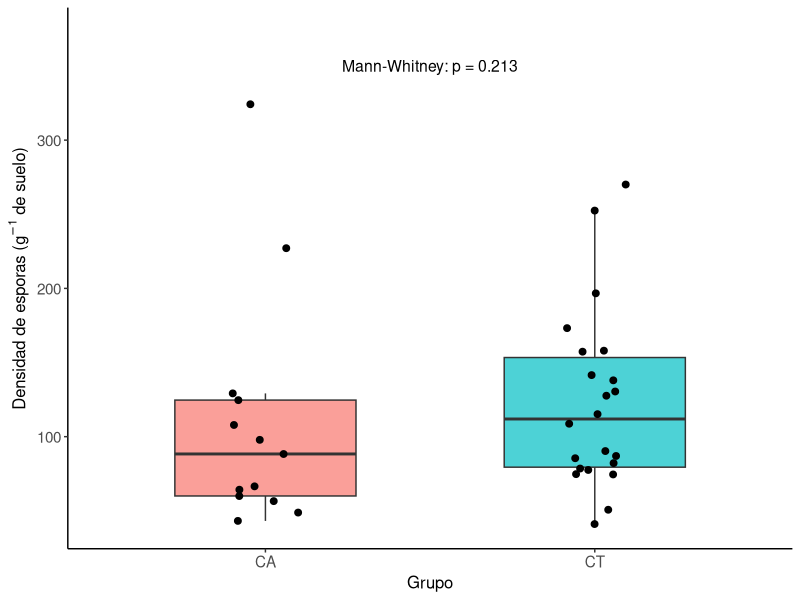
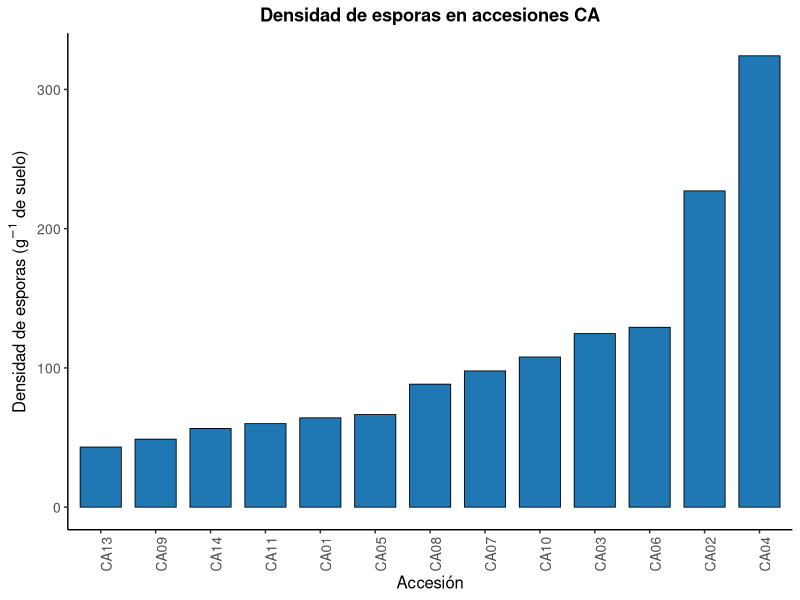
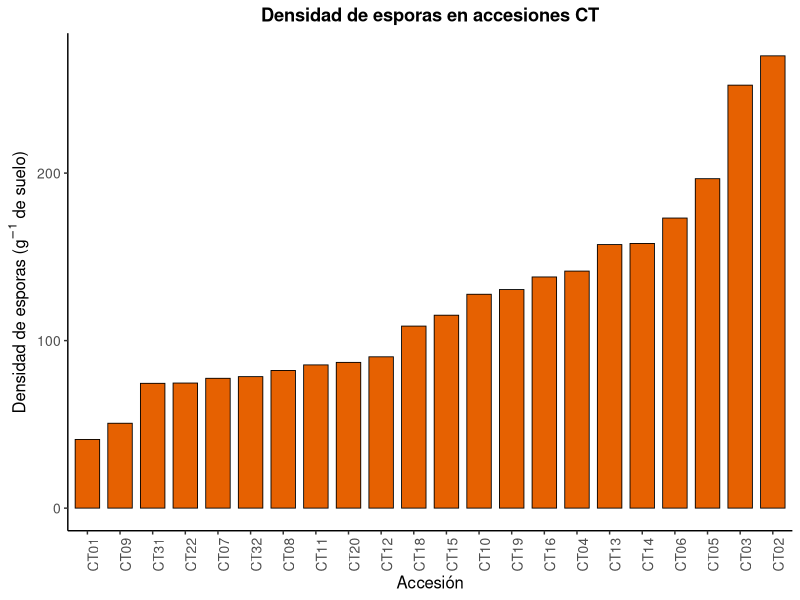
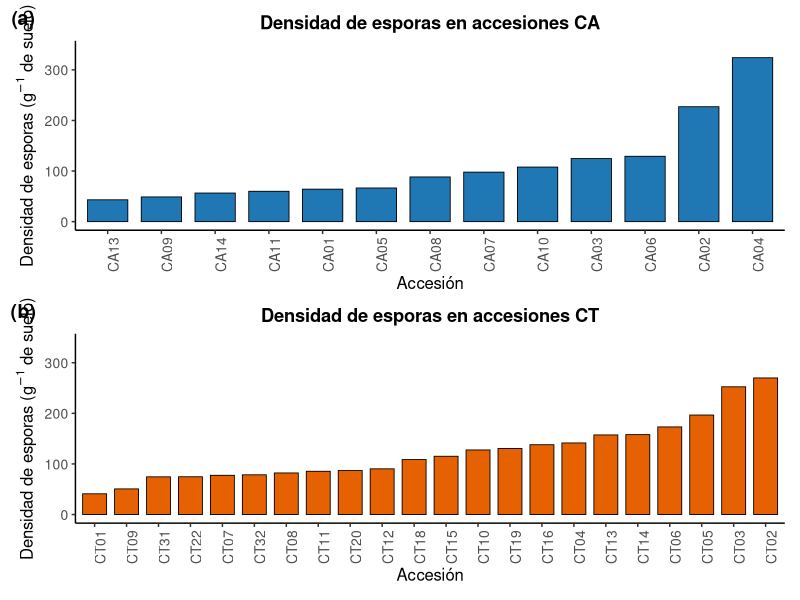
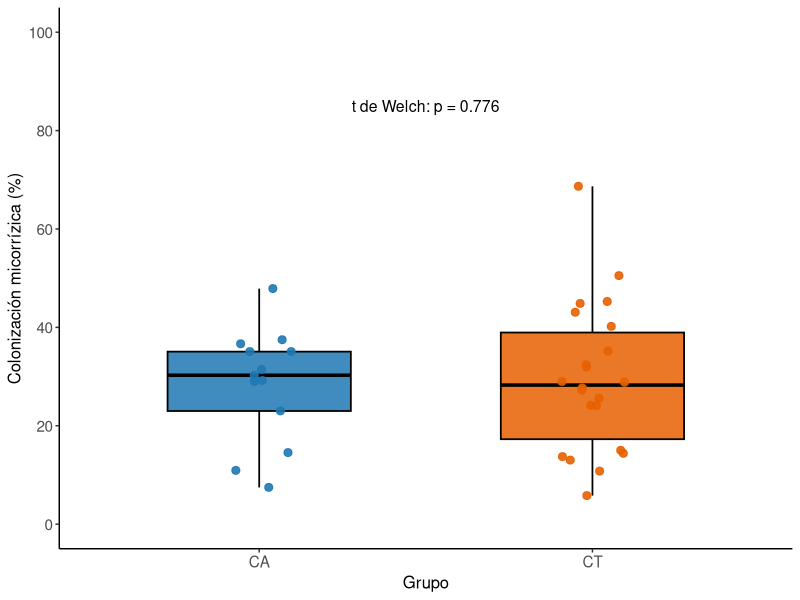
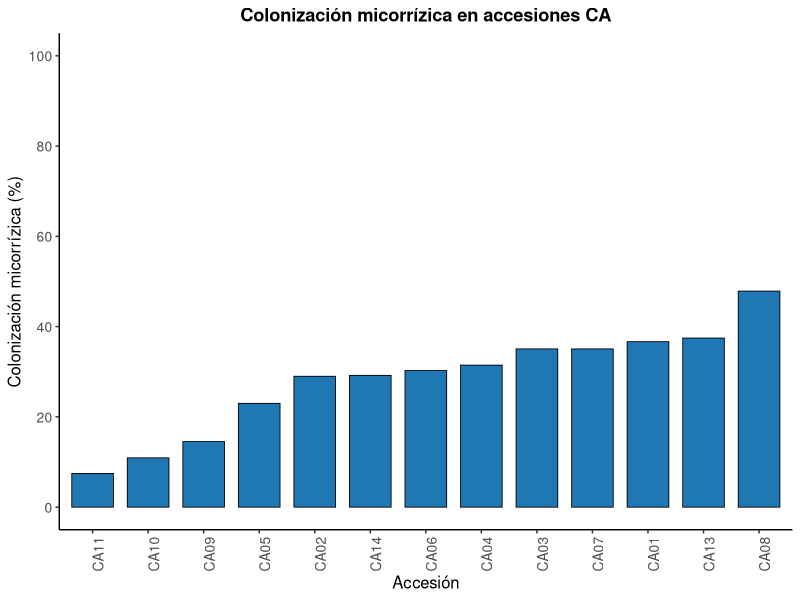
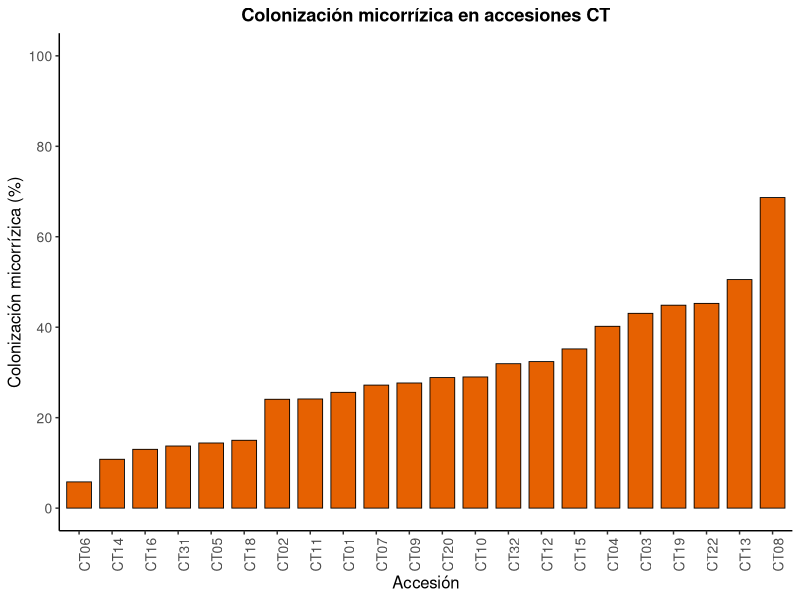
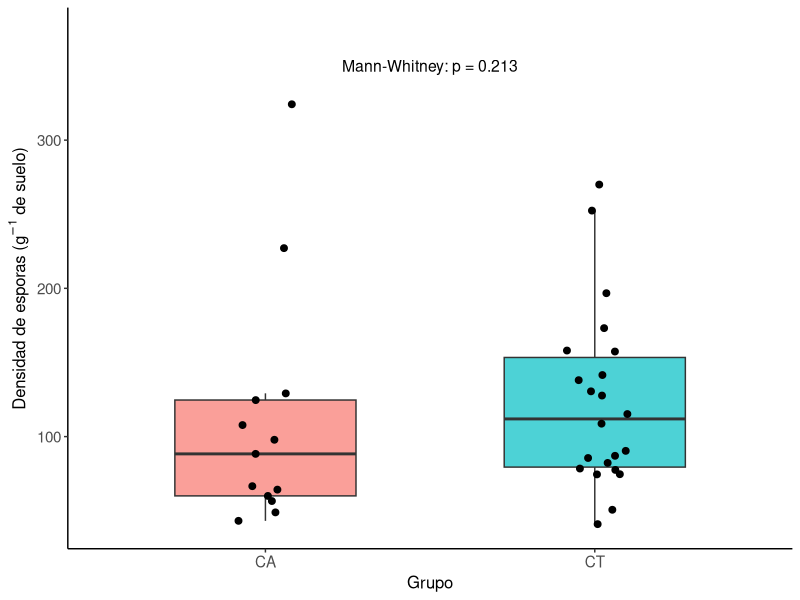

These figures' R source, in order: (Note: this script raises an error after producing the figures.)
## ---- chunk 1

library(readxl)
library(dplyr)
library(ggplot2)
library(readxl)
library(patchwork)


## ---- chunk 2

datos <- read_excel("data/densidad de esporas procesar.xlsx", 
    sheet = "Total_por_accesion")
View(datos)


datos <- datos %>%
  mutate(
    Densidad_esporas_g = `Total de esporas` / 6
  )

View(datos)

## ---- chunk 3


# Descriptivos generales
descriptivos_general <- datos %>%
  summarise(
    n = sum(!is.na(Densidad_esporas_g)),
    Media = mean(Densidad_esporas_g, na.rm = TRUE),
    DE = sd(Densidad_esporas_g, na.rm = TRUE),
    Mediana = median(Densidad_esporas_g, na.rm = TRUE),
    Minimo = min(Densidad_esporas_g, na.rm = TRUE),
    Maximo = max(Densidad_esporas_g, na.rm = TRUE)
  )

descriptivos_general


# Descriptivos por grupo
descriptivos_grupo <- datos %>%
  group_by(Grupo) %>%
  summarise(
    n = sum(!is.na(Densidad_esporas_g)),
    Media = mean(Densidad_esporas_g, na.rm = TRUE),
    DE = sd(Densidad_esporas_g, na.rm = TRUE),
    Mediana = median(Densidad_esporas_g, na.rm = TRUE),
    Minimo = min(Densidad_esporas_g, na.rm = TRUE),
    Maximo = max(Densidad_esporas_g, na.rm = TRUE)
  )

descriptivos_grupo

## ---- chunk 4

# Grupo CA
shapiro_CA <- shapiro.test(
  datos$Densidad_esporas_g[datos$Grupo == "CA"]
)

shapiro_CA


# Grupo CT
shapiro_CT <- shapiro.test(
  datos$Densidad_esporas_g[datos$Grupo == "CT"]
)

shapiro_CT

## ---- chunk 5

mann_whitney <- wilcox.test(
  Densidad_esporas_g ~ Grupo,
  data = datos,
  exact = FALSE
)

mann_whitney


## ---- chunk 6

p_valor <- mann_whitney$p.value

fig_boxplot <- ggplot(
  datos,
  aes(
    x = Grupo,
    y = Densidad_esporas_g,
    fill = Grupo
  )
) +
  geom_boxplot(
    width = 0.55,
    outlier.shape = NA,
    alpha = 0.7
  ) +
  geom_jitter(
    width = 0.10,
    size = 2
  ) +
  annotate(
    "text",
    x = 1.5,
    y = max(datos$Densidad_esporas_g, na.rm = TRUE) * 1.08,
    label = paste0(
      "Mann-Whitney: p = ",
      format.pval(p_valor, digits = 3)
    ),
    size = 4
  ) +
  expand_limits(
    y = max(datos$Densidad_esporas_g, na.rm = TRUE) * 1.15
  ) +
  labs(
    x = "Grupo",
    y = expression(
      "Densidad de esporas (g"^{-1}*" de suelo)"
    )
  ) +
  theme_classic() +
  theme(
    legend.position = "none",
    axis.title = element_text(size = 12),
    axis.text = element_text(size = 11)
  )

fig_boxplot



# Exportar

ggsave(
  filename = "manuscript/Figuras_Densidad_HMA/Figura_1_Boxplot_CA_vs_CT.tiff",
  plot = fig_boxplot,
  width = 16,
  height = 14,
  units = "cm",
  dpi = 600,
  compression = "lzw"
)

# ggsave(
#   filename = "manuscript/Figuras_Densidad_HMA/Figura_1_Boxplot_CA_vs_CT.pdf",
#   plot = fig_boxplot,
#   width = 16,
#   height = 14,
#   units = "cm",
#   device = cairo_pdf
# )

## ---- chunk 7

fig_CA <- ggplot(
  filter(datos, Grupo == "CA"),
  aes(
    x = reorder(Accesión, Densidad_esporas_g),
    y = Densidad_esporas_g
  )
) +
  geom_col(
    width = 0.75,
    fill = "#1F78B4",
    color = "black",
    linewidth = 0.3
  ) +
  labs(
    x = "Accesión",
    y = expression(
      "Densidad de esporas (g"^{-1}*" de suelo)"
    ),
    title = "Densidad de esporas en accesiones CA"
  ) +
  theme_classic() +
  theme(
    axis.text.x = element_text(
      angle = 90,
      hjust = 1
    ),
    plot.title = element_text(
      hjust = 0.5,
      face = "bold"
    ),
    axis.title = element_text(size = 12),
    axis.text = element_text(size = 10)
  )

fig_CA


# Exportar

# ggsave(
#   filename = "manuscript/Figuras_Densidad_HMA/Figura_2_Densidad_CA.tiff",
#   plot = fig_CA,
#   width = 22,
#   height = 15,
#   units = "cm",
#   dpi = 600,
#   compression = "lzw"
# )

# ggsave(
#   filename = "manuscript/Figuras_Densidad_HMA/Figura_2_Densidad_CA.pdf",
#   plot = fig_CA,
#   width = 22,
#   height = 15,
#   units = "cm",
#   device = cairo_pdf
# )

## ---- chunk 8

fig_CT <- ggplot(
  filter(datos, Grupo == "CT"),
  aes(
    x = reorder(Accesión, Densidad_esporas_g),
    y = Densidad_esporas_g
  )
) +
  geom_col(
    width = 0.75,
    fill = "#E66101",
    color = "black",
    linewidth = 0.3
  ) +
  labs(
    x = "Accesión",
    y = expression(
      "Densidad de esporas (g"^{-1}*" de suelo)"
    ),
    title = "Densidad de esporas en accesiones CT"
  ) +
  theme_classic() +
  theme(
    axis.text.x = element_text(
      angle = 90,
      hjust = 1
    ),
    plot.title = element_text(
      hjust = 0.5,
      face = "bold"
    ),
    axis.title = element_text(size = 12),
    axis.text = element_text(size = 10)
  )

fig_CT

# exportar

# ggsave(
#   filename = "manuscript/Figuras_Densidad_HMA/Figura_3_Densidad_CT.tiff",
#   plot = fig_CT,
#   width = 22,
#   height = 15,
#   units = "cm",
#   dpi = 600,
#   compression = "lzw"
# )

# ggsave(
#   filename = "manuscript/Figuras_Densidad_HMA/Figura_3_Densidad_CT.pdf",
#   plot = fig_CT,
#   width = 22,
#   height = 15,
#   units = "cm",
#   device = cairo_pdf
# )

## ---- chunk 9

# Establecer la misma escala del eje Y para ambas figuras
limite_y <- max(datos$Densidad_esporas_g, na.rm = TRUE) * 1.05

fig_CA_final <- fig_CA +
  coord_cartesian(ylim = c(0, limite_y))

fig_CT_final <- fig_CT +
  coord_cartesian(ylim = c(0, limite_y))


# Combinar figuras verticalmente
fig_combinada <- (
  fig_CA_final /
  fig_CT_final
) +
  plot_annotation(
    tag_levels = "a",
    tag_prefix = "(",
    tag_suffix = ")"
  ) &
  theme(
    plot.tag = element_text(
      face = "bold",
      size = 14
    ),
    plot.tag.position = c(0.01, 0.99)
  )

# Visualizar
fig_combinada


# Exportar figura combinada
ggsave(
  filename = "manuscript/Figuras_Densidad_HMA/Figura_2_Densidad_CA_CT.tiff",
  plot = fig_combinada,
  width = 22,
  height = 28,
  units = "cm",
  dpi = 600,
  compression = "lzw",
  bg = "white"
)

## ---- chunk 10

library(readxl)
colonizacion <- read_excel("data/base_datos_tincion.xlsx", 
    sheet = "fb")
View(colonizacion)

## ---- chunk 11


# ============================================================
# 3. PREPARAR LOS DATOS DE COLONIZACIÓN
# ============================================================

colonizacion <- colonizacion %>%
  mutate(
    Accesión = gsub("_", "", muestra),
    Grupo = substr(Accesión, 1, 2)
  )


# ============================================================
# 4. PROMEDIO DE R1, R2 Y R3 POR ACCESIÓN
# ============================================================

colonizacion_promedio <- colonizacion %>%
  group_by(Accesión, Grupo) %>%
  summarise(
    Colonizacion = mean(porcentaje, na.rm =TRUE),
    .groups = "drop"
  )


# ============================================================
# 5. CONSERVAR SOLO LAS 35 ACCESIONES USADAS EN DENSIDAD
# ============================================================

colonizacion_analisis <- colonizacion_promedio %>%
  semi_join(
    datos %>% select(Accesión),
    by = "Accesión"
  ) %>%
  arrange(Grupo, Accesión)

View(colonizacion_analisis)


# Accesiones de densidad que no aparecen en colonización
anti_join(
  datos %>% distinct(Accesión),
  colonizacion_promedio %>% distinct(Accesión),
  by = "Accesión"
)

# Número de accesiones por grupo
colonizacion_analisis %>%
  count(Grupo)

# Verificar accesiones únicas
n_distinct(colonizacion_analisis$Accesión)

# ============================================================
# 6. ESTADÍSTICA DESCRIPTIVA GENERAL
# ============================================================

descriptivos_general <- colonizacion_analisis %>%
  summarise(
    n = n(),
    Media = mean(Colonizacion),
    DE = sd(Colonizacion),
    Mediana = median(Colonizacion),
    Minimo = min(Colonizacion),
    Maximo = max(Colonizacion)
  )

descriptivos_general


# ============================================================
# 7. ESTADÍSTICA DESCRIPTIVA POR GRUPO
# ============================================================

descriptivos_grupo <- colonizacion_analisis %>%
  group_by(Grupo) %>%
  summarise(
    n = n(),
    Media = mean(Colonizacion),
    DE = sd(Colonizacion),
    Mediana = median(Colonizacion),
    Minimo = min(Colonizacion),
    Maximo = max(Colonizacion)
  )

descriptivos_grupo


# ============================================================
# 8. NORMALIDAD: SHAPIRO-WILK
# ============================================================

shapiro_CA <- shapiro.test(
  colonizacion_analisis$Colonizacion[
    colonizacion_analisis$Grupo == "CA"
  ]
)

shapiro_CT <- shapiro.test(
  colonizacion_analisis$Colonizacion[
    colonizacion_analisis$Grupo == "CT"
  ]
)

shapiro_CA
shapiro_CT


# ============================================================
# 9. COMPARACIÓN CA vs CT
# t DE WELCH
# ============================================================

comparacion <- t.test(
  Colonizacion ~ Grupo,
  data = colonizacion_analisis,
  var.equal = FALSE
)

comparacion


# ============================================================
# 10. COLORES
# ============================================================

colores_grupo <- c(
  "CA" = "#1F78B4",
  "CT" = "#E66101"
)


# ============================================================
# ============================================================
# 11. BOXPLOT CA vs CT
# ============================================================

p_valor <- comparacion$p.value

fig_boxplot_col <- ggplot(
  colonizacion_analisis,
  aes(
    x = Grupo,
    y = Colonizacion,
    fill = Grupo
  )
) +
  geom_boxplot(
    width = 0.55,
    alpha = 0.85,
    color = "black",
    linewidth = 0.6,
    outlier.shape = NA
  ) +
  geom_jitter(
    aes(color = Grupo),
    width = 0.10,
    size = 2.4,
    alpha = 0.9,
    show.legend = FALSE
  ) +
  annotate(
    "text",
    x = 1.5,
    y = 85,
    label = paste0(
      "t de Welch: p = ",
      format.pval(p_valor, digits = 3)
    ),
    size = 4
  ) +
  scale_fill_manual(values = colores_grupo) +
  scale_color_manual(values = colores_grupo) +
  scale_y_continuous(
    limits = c(0, 100),
    breaks = seq(0, 100, 20)
  ) +
  labs(
    x = "Grupo",
    y = "Colonización micorrízica (%)"
  ) +
  theme_classic() +
  theme(
    legend.position = "none",
    axis.title = element_text(size = 12),
    axis.text = element_text(size = 11)
  )

fig_boxplot_col

# ============================================================
# ============================================================
# 12. COLONIZACIÓN POR ACCESIÓN - CA
# ============================================================

fig_CA_col <- ggplot(
  filter(colonizacion_analisis, Grupo == "CA"),
  aes(
    x = reorder(Accesión, Colonizacion),
    y = Colonizacion
  )
) +
  geom_col(
    width = 0.75,
    fill = "#1F78B4",
    color = "black",
    linewidth = 0.3
  ) +
  scale_y_continuous(
    limits = c(0, 100),
    breaks = seq(0, 100, 20)
  ) +
  labs(
    x = "Accesión",
    y = "Colonización micorrízica (%)",
    title = "Colonización micorrízica en accesiones CA"
  ) +
  theme_classic() +
  theme(
    axis.text.x = element_text(
      angle = 90,
      hjust = 1
    ),
    plot.title = element_text(
      hjust = 0.5,
      face = "bold"
    ),
    axis.title = element_text(size = 12),
    axis.text = element_text(size = 10)
  )

fig_CA_col

# ============================================================
# ============================================================
# 13. COLONIZACIÓN POR ACCESIÓN - CT
# ============================================================

fig_CT_col <- ggplot(
  filter(colonizacion_analisis, Grupo == "CT"),
  aes(
    x = reorder(Accesión, Colonizacion),
    y = Colonizacion
  )
) +
  geom_col(
    width = 0.75,
    fill = "#E66101",
    color = "black",
    linewidth = 0.3
  ) +
  scale_y_continuous(
    limits = c(0, 100),
    breaks = seq(0, 100, 20)
  ) +
  labs(
    x = "Accesión",
    y = "Colonización micorrízica (%)",
    title = "Colonización micorrízica en accesiones CT"
  ) +
  theme_classic() +
  theme(
    axis.text.x = element_text(
      angle = 90,
      hjust = 1
    ),
    plot.title = element_text(
      hjust = 0.5,
      face = "bold"
    ),
    axis.title = element_text(size = 12),
    axis.text = element_text(size = 10)
  )

fig_CT_col

# ============================================================
# 14. EXPORTAR FIGURAS EN ALTA CALIDAD
# ============================================================

# Crear carpeta de salida
dir.create(
  "Figuras_Colonizacion_HMA",
  showWarnings = FALSE
)

# ------------------------------------------------------------
# FIGURA 1. BOXPLOT CA vs CT
# ------------------------------------------------------------

ggsave(
  filename = "Figuras_Colonizacion_HMA/Figura_1_Boxplot_Colonizacion_CA_vs_CT.tiff",
  plot = fig_boxplot_col,
  width = 16,
  height = 14,
  units = "cm",
  dpi = 600,
  compression = "lzw",
  bg = "white"
)

ggsave(
  filename = "Figuras_Colonizacion_HMA/Figura_1_Boxplot_Colonizacion_CA_vs_CT.pdf",
  plot = fig_boxplot_col,
  width = 16,
  height = 14,
  units = "cm",
  device = cairo_pdf,
  bg = "white"
)

# ------------------------------------------------------------
# FIGURA 2. COLONIZACIÓN EN ACCESIONES CA
# ------------------------------------------------------------

ggsave(
  filename = "Figuras_Colonizacion_HMA/Figura_2_Colonizacion_CA.tiff",
  plot = fig_CA_col,
  width = 22,
  height = 15,
  units = "cm",
  dpi = 600,
  compression = "lzw",
  bg = "white"
)

ggsave(
  filename = "Figuras_Colonizacion_HMA/Figura_2_Colonizacion_CA.pdf",
  plot = fig_CA_col,
  width = 22,
  height = 15,
  units = "cm",
  device = cairo_pdf,
  bg = "white"
)

# ------------------------------------------------------------
# FIGURA 3. COLONIZACIÓN EN ACCESIONES CT
# ------------------------------------------------------------

ggsave(
  filename = "Figuras_Colonizacion_HMA/Figura_3_Colonizacion_CT.tiff",
  plot = fig_CT_col,
  width = 22,
  height = 15,
  units = "cm",
  dpi = 600,
  compression = "lzw",
  bg = "white"
)

ggsave(
  filename = "Figuras_Colonizacion_HMA/Figura_3_Colonizacion_CT.pdf",
  plot = fig_CT_col,
  width = 22,
  height = 15,
  units = "cm",
  device = cairo_pdf,
  bg = "white"
)



ggsave(
  "Figuras_Colonizacion_HMA/Figura_1_Boxplot_Colonizacion_CA_vs_CT.png",
  plot = fig_boxplot_col,
  width = 16,
  height = 14,
  units = "cm",
  dpi = 600,
  bg = "white"
)

ggsave(
  "Figuras_Colonizacion_HMA/Figura_2_Colonizacion_CA.png",
  plot = fig_CA_col,
  width = 22,
  height = 15,
  units = "cm",
  dpi = 600,
  bg = "white"
)

ggsave(
  "Figuras_Colonizacion_HMA/Figura_3_Colonizacion_CT.png",
  plot = fig_CT_col,
  width = 22,
  height = 15,
  units = "cm",
  dpi = 600,
  bg = "white"
)


## ---- chunk 12

getwd()

# Posición automática del texto
x_texto <- max(datos_cor$Densidad_esporas_g, na.rm = TRUE) * 0.98
y_texto <- max(datos_cor$Colonizacion, na.rm = TRUE) * 0.98

# Etiqueta con resultados de Spearman
etiqueta_cor <- paste0(
  "General: \u03c1 = ", sprintf("%.3f", rho_general),
  "; p = ", sprintf("%.3f", p_general),
  "\nCA: \u03c1 = ", sprintf("%.3f", rho_CA),
  "; p = ", sprintf("%.3f", p_CA),
  "\nCT: \u03c1 = ", sprintf("%.3f", rho_CT),
  "; p = ", sprintf("%.3f", p_CT)
)

# Guardar gráfico en un objeto
fig_correlacion <- ggplot(
  datos_cor,
  aes(
    x = Densidad_esporas_g,
    y = Colonizacion,
    color = Grupo
  )
) +
  geom_point(
    size = 3,
    alpha = 0.85
  ) +
  annotate(
    "text",
    x = x_texto,
    y = y_texto,
    label = etiqueta_cor,
    hjust = 1,
    vjust = 1,
    size = 4
  ) +
  scale_color_manual(
    values = c(
      "CA" = "#1F78B4",
      "CT" = "#E66101"
    )
  ) +
  scale_x_continuous(
    expand = expansion(mult = c(0.05, 0.05))
  ) +
  scale_y_continuous(
    expand = expansion(mult = c(0.05, 0.08))
  ) +
  labs(
    x = expression(
      "Densidad de esporas (esporas g"^{-1}*" de suelo)"
    ),
    y = "Colonización micorrízica (%)",
    color = "Grupo"
  ) +
  theme_classic() +
  theme(
    axis.title = element_text(size = 12),
    axis.text = element_text(size = 10),
    legend.position = "bottom",
    legend.direction = "horizontal",
    legend.title = element_text(size = 11),
    legend.text = element_text(size = 10),
    plot.margin = margin(10, 10, 10, 10)
  )

fig_correlacion

# Crear carpeta donde se guardarán las figuras
dir.create("Figuras_Correlacion_HMA", showWarnings = FALSE)

# Exportar como PNG en alta calidad
ggsave(
  filename = "Figuras_Correlacion_HMA/Figura_Correlacion_Densidad_vs_Colonizacion.png",
  plot = fig_correlacion,
  width = 18,
  height = 14,
  units = "cm",
  dpi = 600,
  bg = "white"
)

# Exportar como TIFF
# ggsave(
#   filename = "Figuras_Correlacion_HMA/Figura_Correlacion_Densidad_vs_Colonizacion.tiff",
#   plot = fig_correlacion,
#   width = 18,
#   height = 14,
#   units = "cm",
#   dpi = 600,
#   compression = "lzw",
#   bg = "white"
# )

# Exportar como PDF vectorial
# ggsave(
#   filename = "Figuras_Correlacion_HMA/Figura_Correlacion_Densidad_vs_Colonizacion.pdf",
#   plot = fig_correlacion,
#   width = 18,
#   height = 14,
#   units = "cm",
#   device = cairo_pdf,
#   bg = "white"
# )
